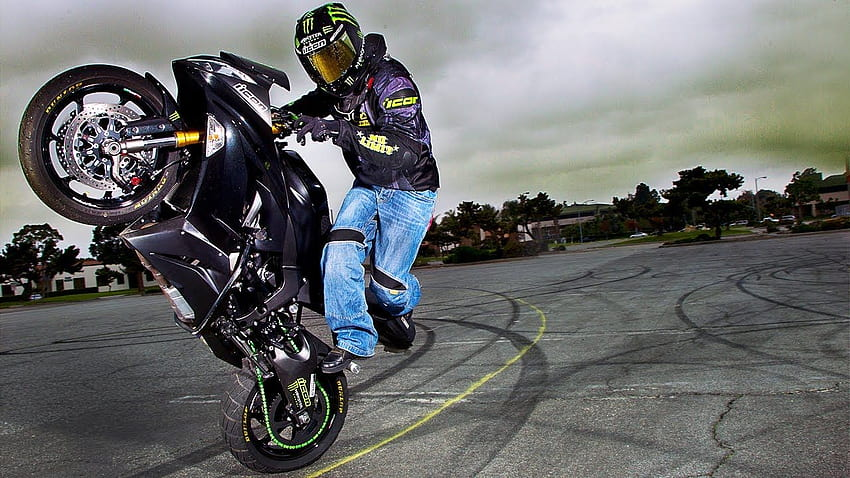
#> input picture Data/Images/bike.jpg, 850 x 478 px, found by its file name
$ jupyter execute Edge_Detection.ipynb
#> lines starting #> are read from the running program, lines starting #| are printed output that depends on the picture
# Import Dependencies

[cell 1]
import cv2
import os
import numpy as np
from matplotlib import pyplot as plt

# Load Image

[cell 2]
img = cv2.imread(r"C:\Peehoo\Computer Vision\Data\Images\bike.jpg")
#> img is the input picture: shape (478, 850, 3); mean B, G, R 106.1, 106.2, 104.8

[cell 3]
img

[cell 4]
plt.imshow(img)

[cell 5]
cv2.imshow('Frame View', img)
cv2.waitKey(0)
cv2.destroyAllWindows()

# Edge Detection

[cell 6]
gray = cv2.cvtColor(img, cv2.COLOR_BGR2GRAY)
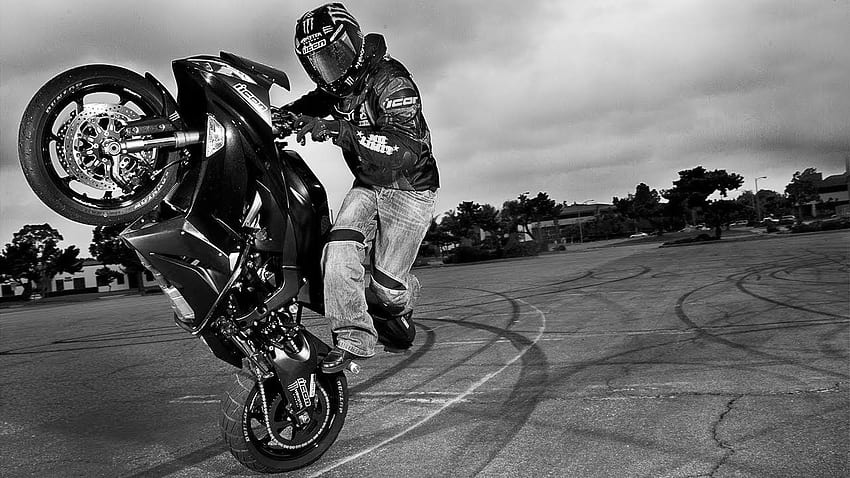
#> gray: shape (478, 850); min 0, max 255, mean 105.8
blur =cv2.GaussianBlur(gray,(5,5),0)
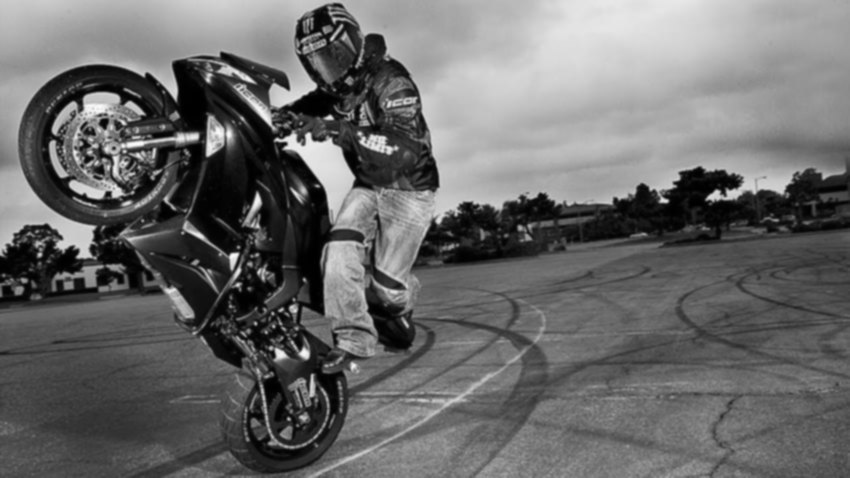
#> blur: shape (478, 850); min 0, max 250, mean 105.8
canny = cv2.Canny(blur,threshold1=180, threshold2=200)
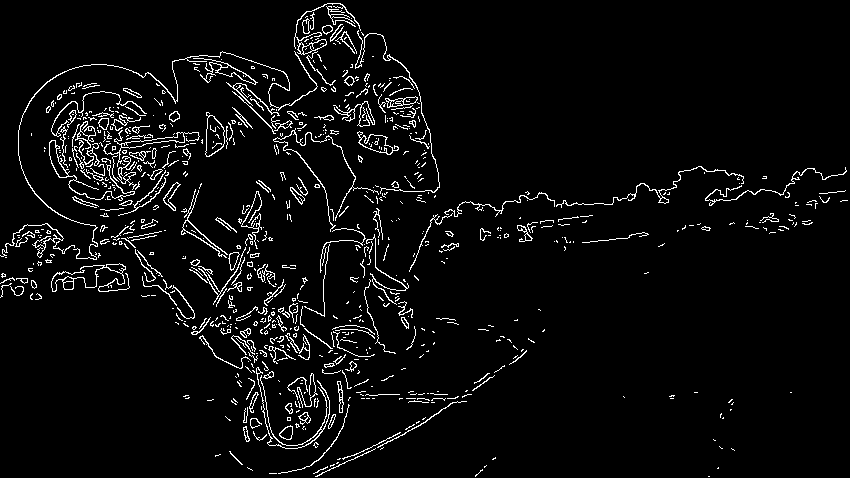
#> canny: shape (478, 850); 4.5% white in thin lines or dots
plt.figure()
plt.imshow(canny,cmap='gray')

[cell 7]
#resized= cv2.resize(canny,(int(img.shape[1]/2), int(img.shape[0]/2)))
cv2.imshow('Frame View', canny)
cv2.waitKey(0)
cv2.destroyAllWindows()

# Save Edges Image

[cell 8]
cv2.imwrite(r"C:\Peehoo\Computer Vision\Data\Output\edges.jpg",canny)
#> Out = True
